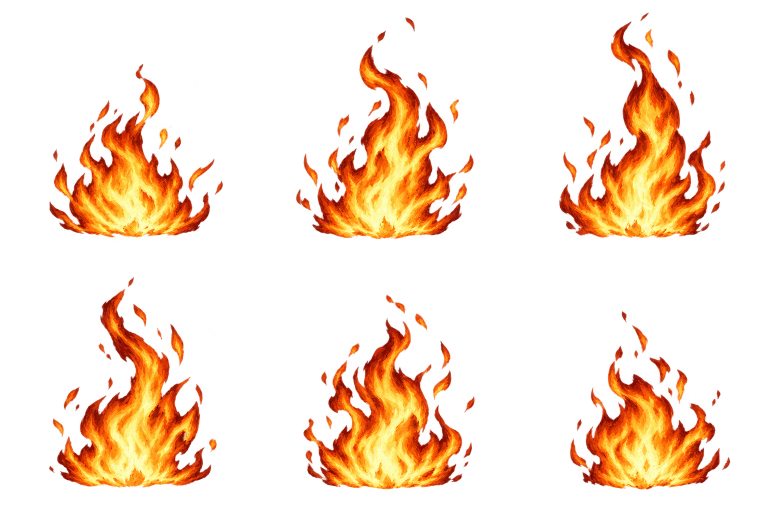
#> input picture source-art/forest-ambient-v142/fire-sheet.png, 1536 x 1024 px (shown at 1/2 size); its folder holds 2 pictures in this run
$ python normalize_forest_ambient_v142.py
#> lines starting #> are read from the running program, lines starting #| are printed output that depends on the picture
from pathlib import Path
from PIL import Image
import numpy as np
root=Path(__file__).resolve().parents[1]
for kind in ['fire','smoke']:
 im=Image.open(root/f'source-art/forest-ambient-v142/{kind}-sheet.png').convert('RGBA');w,h=im.width//3,im.height//2
#> further down, im is the input picture: PIL image 1536x1024 RGBA; mean R, G, B, A 129, 51.7, 10.4, 50.5
#> after `w, h = (im.width // 3, im.height // 2)`: w = 512; h = 512
 for i in range(6):
  cell=im.crop(((i%3)*w,(i//3)*h,(i%3+1)*w,(i//3+1)*h));a=np.array(cell);yy,xx=np.mgrid[:h,:w]
  # Transparent edge padding removes neighboring glow fringes, preserves soft internal alpha.
  feather=np.minimum.reduce([xx/18,(w-1-xx)/18,yy/12,(h-1-yy)/12,np.ones((h,w))]);a[:,:,3]=(a[:,:,3]*np.clip(feather,0,1)).astype('uint8')
  frame=Image.fromarray(a).resize((256,256),Image.Resampling.LANCZOS);frame.save(root/f'dist/assets/forest/ambient/{kind}-{i}.png')
#> this loop made 6 passes
#> pass 1, `cell = im.crop((i % 3 * w, i // 3 * h, (i % 3 + 1) * w, (i // 3 + 1) *`:
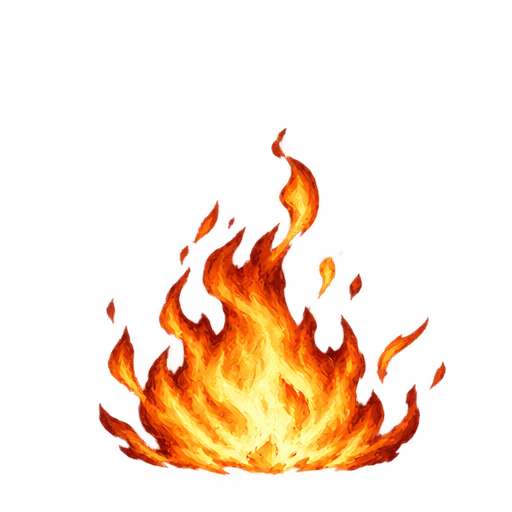
#> cell: PIL image 512x512 RGBA; mean R, G, B, A 106.9, 43.2, 8.4, 43.2; transparent parts drawn white
#> pass 1, `frame = Image.fromarray(a).resize((256, 256), Image.Resampling.LANCZOS`:
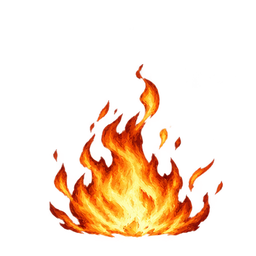
#> frame: PIL image 256x256 RGBA; mean R, G, B, A 52.9, 24.1, 6.2, 43.3; transparent parts drawn white
#> pass 2, `cell = im.crop((i % 3 * w, i // 3 * h, (i % 3 + 1) * w, (i // 3 + 1) *`:
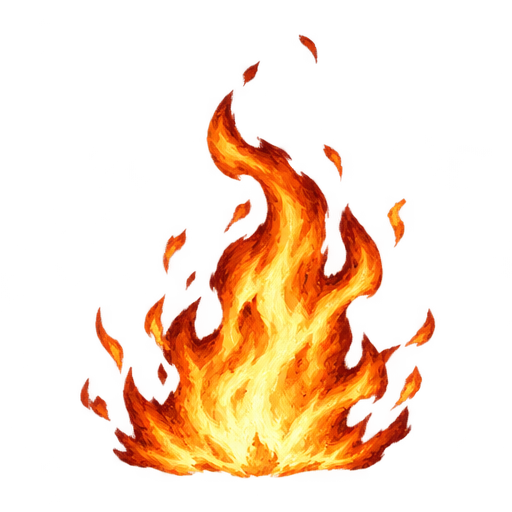
#> cell: PIL image 512x512 RGBA; mean R, G, B, A 132.5, 54.2, 10.9, 55.8; transparent parts drawn white
#> pass 2, `frame = Image.fromarray(a).resize((256, 256), Image.Resampling.LANCZOS`:
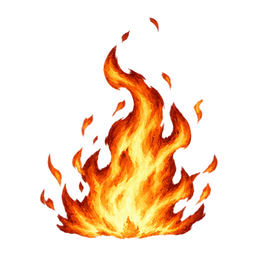
#> frame: PIL image 256x256 RGBA; mean R, G, B, A 65.7, 30.6, 8.4, 55.9; transparent parts drawn white
#> after the loop:
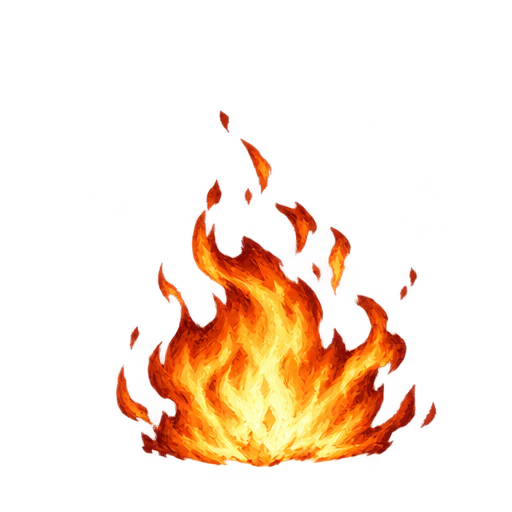
#> a: shape (512, 512, 4); mean R, G, B, A 120.1, 46.2, 9.3, 41.1; transparent parts drawn white
#> after the loop:
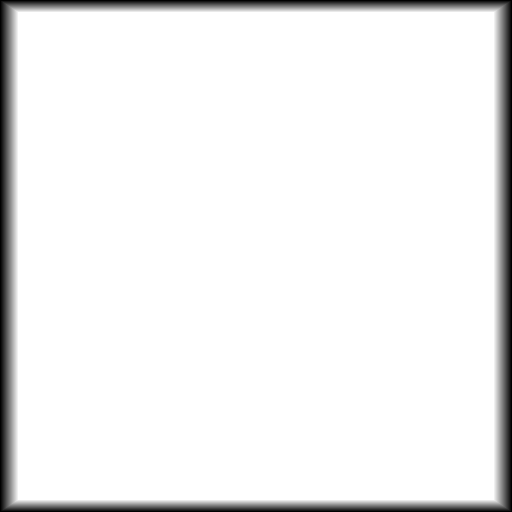
#> feather: shape (512, 512) float64; min 0, max 1, mean 0.939
#> after the loop:
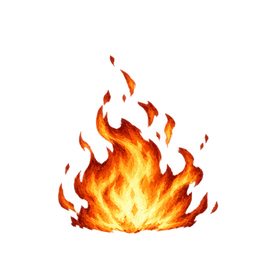
#> frame: PIL image 256x256 RGBA; mean R, G, B, A 49.3, 21.8, 5.9, 41.1; transparent parts drawn white
 print(kind,'6 equally scaled 256x256 transparent frames')
#> pass 2 of the loop `for kind in ['fire','smoke']:`:
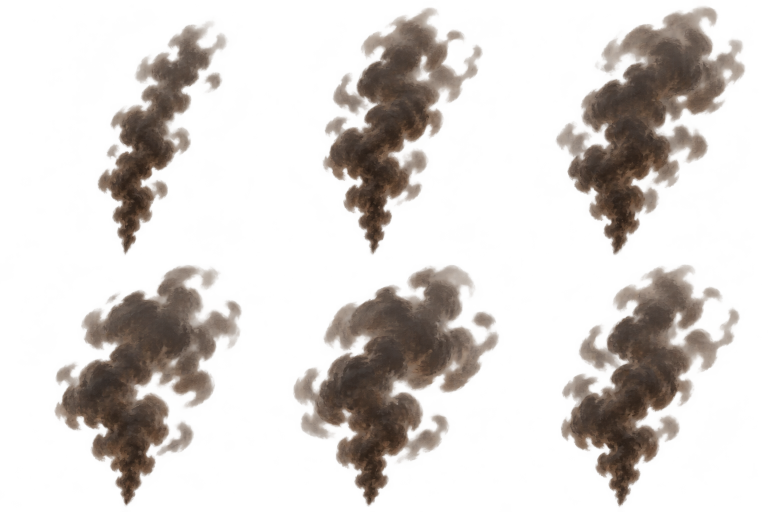
#> input picture source-art/forest-ambient-v142/smoke-sheet.png, 1536 x 1024 px (shown at 1/2 size)
#> im is the input picture: PIL image 1536x1024 RGBA; mean R, G, B, A 76.1, 63.7, 54.2, 63.3
#> the loop `for i in range(6):` made 6 passes
#> pass 1, `cell = im.crop((i % 3 * w, i // 3 * h, (i % 3 + 1) * w, (i // 3 + 1) *`:
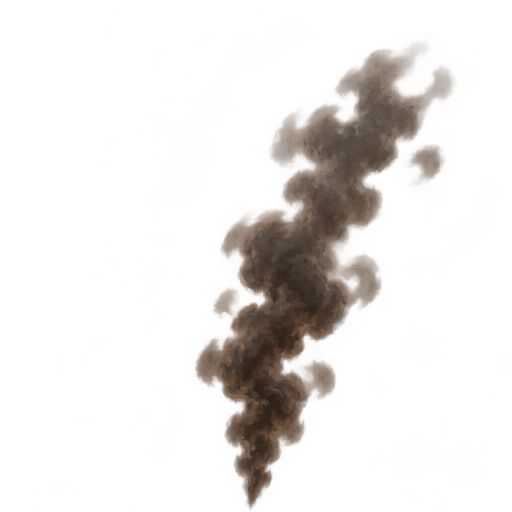
#> cell: PIL image 512x512 RGBA; mean R, G, B, A 56.1, 47, 39.9, 36; transparent parts drawn white
#> after the loop `for i in range(6):`:
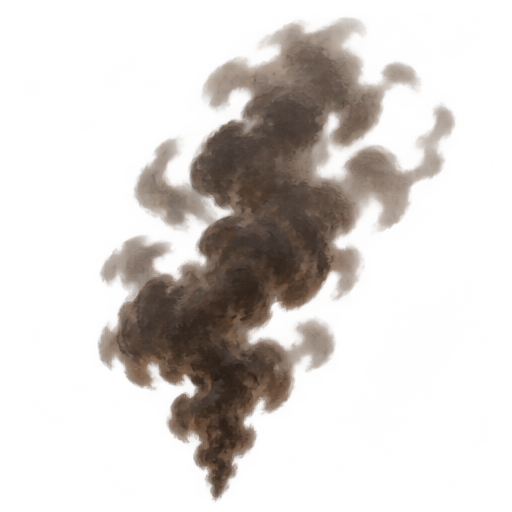
#> a: shape (512, 512, 4); mean R, G, B, A 78.6, 65.6, 55.7, 63; transparent parts drawn white
